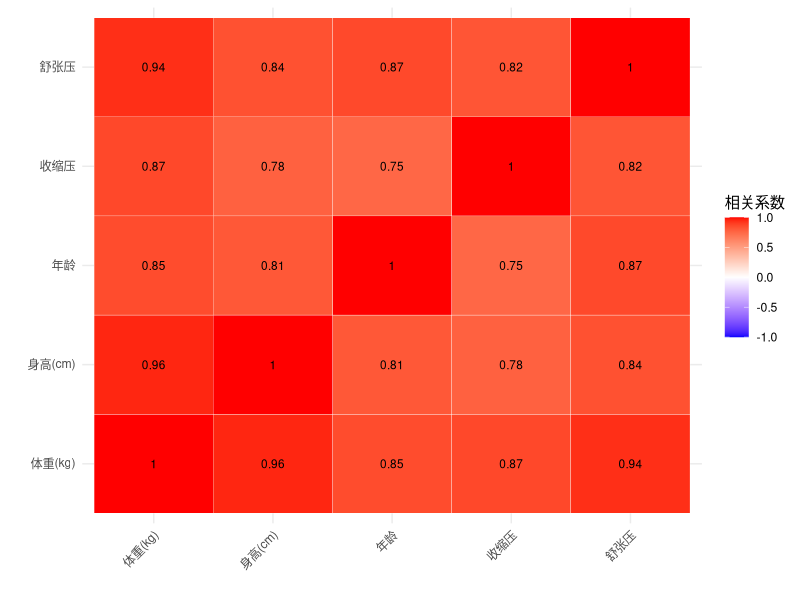
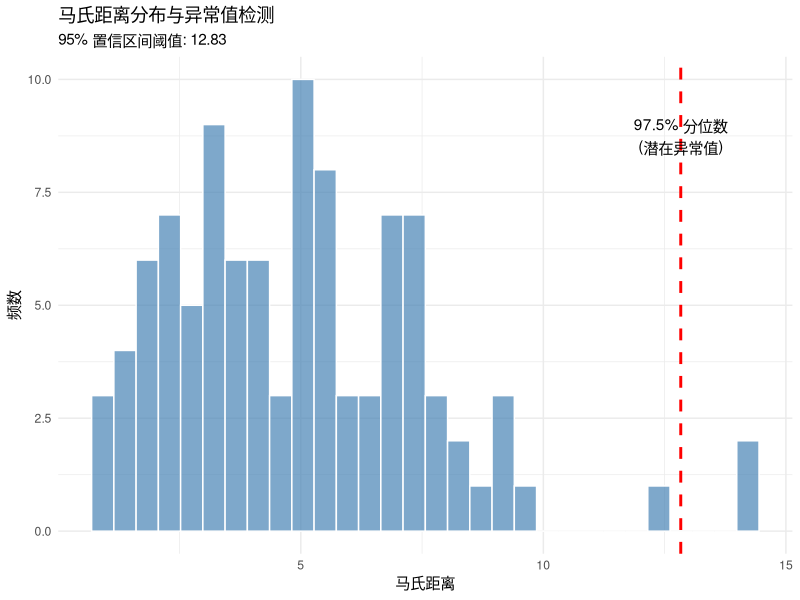
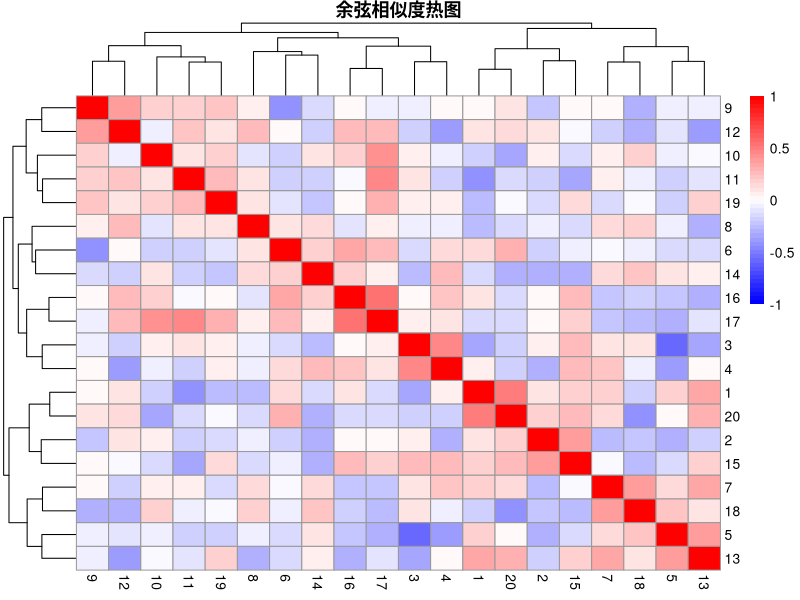
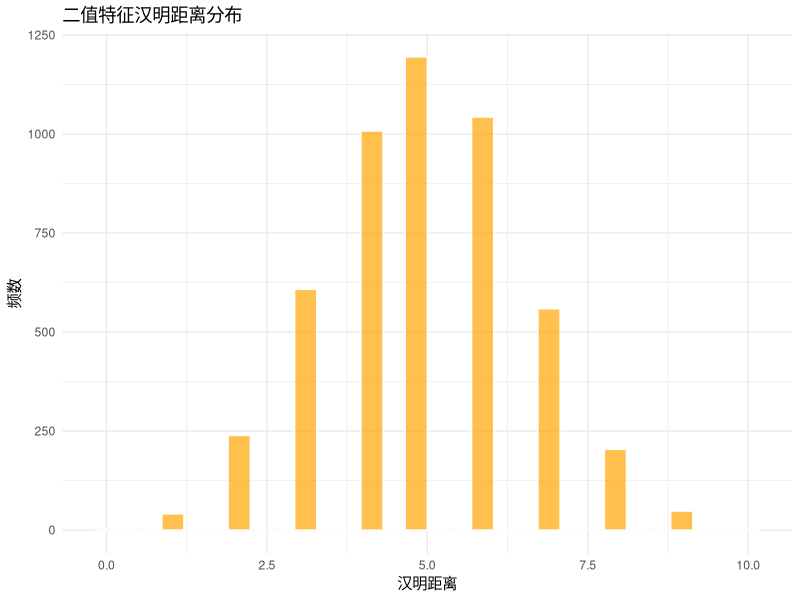
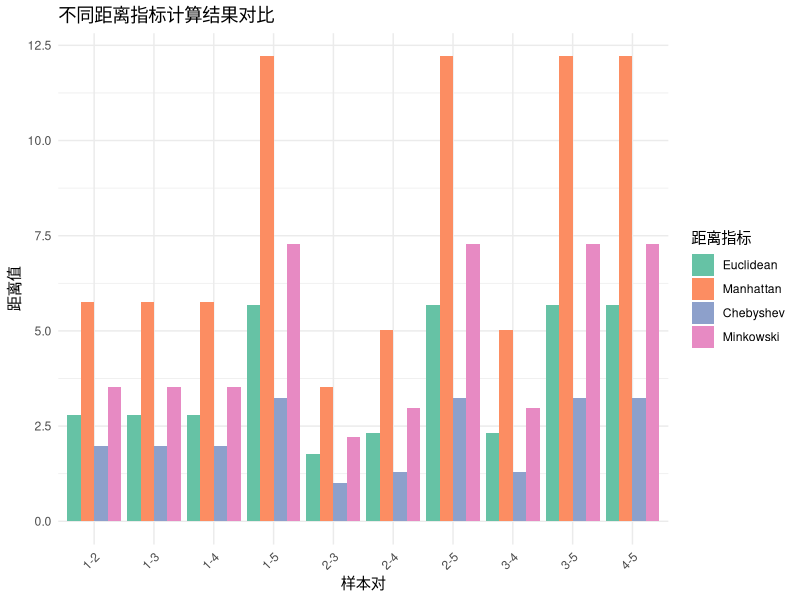
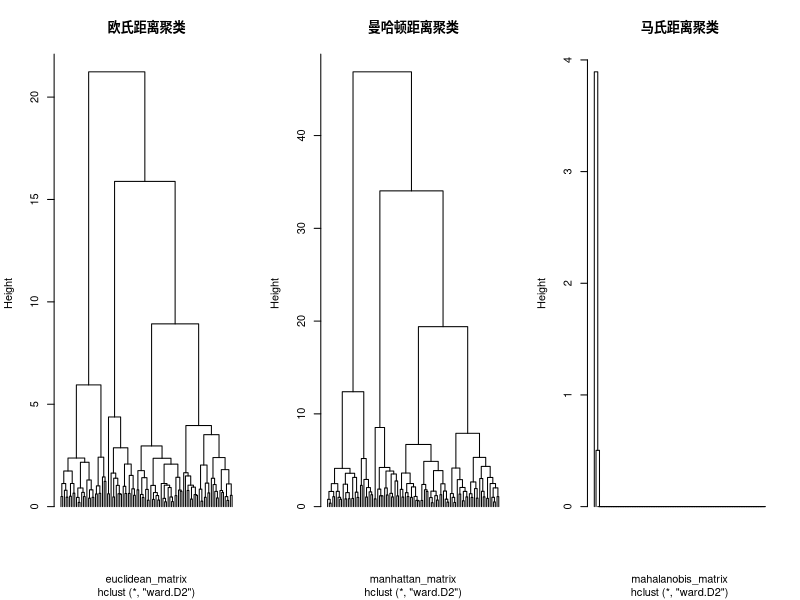

These figures' R source, in order:
## ---- chunk 1
knitr::opts_chunk$set(
  echo = TRUE,
  warning = FALSE,
  message = FALSE,
  fig.width = 10,
  fig.height = 7,
  fig.retina = 2,
  out.width = "100%",
  dpi = 150
)
set.seed(2026)
## ---- chunk 2
knitr::kable(data.frame(
  `距离指标` = c("欧氏距离", "曼哈顿距离", "马氏距离", "余弦相似度", "汉明距离"),
  `数据类型` = c("连续型", "连续型/有序", "连续型", "连续型/离散", "离散型/二值"),
  `量纲要求` = c("需标准化", "建议标准化", "自动标准化", "不需标准化", "无"),
  `相关性考虑` = c("否", "否", "是", "否", "否"),
  `异常值敏感度` = c("高", "中", "低", "中", "低"),
  `计算复杂度` = c("O(d)", "O(d)", "O(d²)", "O(d)", "O(d)")
), caption = "距离指标假设与特性对比")
## ---- chunk 3
# 设置随机种子
set.seed(2026)

# 1. 基础数据：连续型变量
n <- 100  # 样本量
d <- 5    # 维度

# 生成具有相关性的多元正态数据
library(MASS)
mu <- c(50, 165, 70, 120, 80)  # 均值向量
Sigma <- matrix(c(
  10,  15,   8,   5,   6,
  15,  25,  12,   7,   8,
   8,  12,   9,   4,   5,
   5,   7,   4,   3,   3,
   6,   8,   5,   3,   4
), nrow = 5, byrow = TRUE)

# 添加一些噪声确保正定性
Sigma <- Sigma + diag(0.1, 5)

data_continuous <- mvrnorm(n, mu, Sigma)
colnames(data_continuous) <- c("体重(kg)", "身高(cm)", "年龄", "收缩压", "舒张压")

# 2. 标准化数据（用于距离计算）
data_scaled <- scale(data_continuous)

# 3. 添加类别标签
data_scaled <- as.data.frame(data_scaled)
data_scaled$group <- sample(c("A", "B", "C"), n, replace = TRUE)

# 4. 创建二值数据（用于汉明/Jaccard距离）
binary_data <- matrix(sample(0:1, n * 10, replace = TRUE), n, 10)
colnames(binary_data) <- paste0("Feature_", 1:10)

# 5. 创建文本向量（用于余弦相似度）
text_vectors <- matrix(rnorm(n * 20), n, 20)
colnames(text_vectors) <- paste0("Word_", 1:20)

# 显示前几行
head(data_scaled)
## ---- chunk 4
# 查看数据结构
str(data_scaled)

# 查看各变量分布
summary(data_scaled[, 1:5])

# 检查变量相关性
cor_matrix <- cor(data_scaled[, 1:5])
round(cor_matrix, 2)
## ---- chunk 5
# 可视化相关性
library(ggplot2)
library(reshape2)

cor_melt <- melt(cor_matrix)
ggplot(cor_melt, aes(x = Var1, y = Var2, fill = value)) +
  geom_tile(color = "white") +
  geom_text(aes(label = round(value, 2)), size = 3) +
  scale_fill_gradient2(low = "blue", high = "red", mid = "white",
                       midpoint = 0, limit = c(-1, 1)) +
  theme_minimal() +
  labs(x = "", y = "", fill = "相关系数") +
  theme(axis.text.x = element_text(angle = 45, hjust = 1))
## ---- chunk 6
# 选择两个样本点
point_a <- as.numeric(data_scaled[1, 1:5])
point_b <- as.numeric(data_scaled[2, 1:5])

cat("点A:", round(point_a, 3), "\n")
cat("点B:", round(point_b, 3), "\n\n")

# 1. 欧氏距离
euclidean_dist <- sqrt(sum((point_a - point_b)^2))
cat("1. 欧氏距离:", round(euclidean_dist, 4), "\n")

# 2. 曼哈顿距离
manhattan_dist <- sum(abs(point_a - point_b))
cat("2. 曼哈顿距离:", round(manhattan_dist, 4), "\n")

# 3. 切比雪夫距离
chebyshev_dist <- max(abs(point_a - point_b))
cat("3. 切比雪夫距离:", round(chebyshev_dist, 4), "\n")

# 4. 闵可夫斯基距离（p=1.5）
minkowski_dist <- sum(abs(point_a - point_b)^1.5)^(1/1.5)
cat("4. 闵可夫斯基距离(p=1.5):", round(minkowski_dist, 4), "\n")

# 5. 马氏距离
S <- cov(data_scaled[, 1:5])
mahalanobis_dist <- sqrt(as.numeric(t(point_a - point_b) %*% solve(S) %*% (point_a - point_b)))
cat("5. 马氏距离:", round(mahalanobis_dist, 4), "\n")

# 6. 余弦相似度（转换为距离）
cosine_sim <- sum(point_a * point_b) / (sqrt(sum(point_a^2)) * sqrt(sum(point_b^2)))
cosine_dist <- 1 - cosine_sim
cat("6. 余弦距离(1-相似度):", round(cosine_dist, 4), "\n")
cat("   余弦相似度:", round(cosine_sim, 4), "\n")

# 7. 相关距离
cor_dist <- 1 - cor(point_a, point_b)
cat("7. 相关距离:", round(cor_dist, 4), "\n")
## ---- chunk 7
# 创建数据矩阵
data_matrix <- as.matrix(data_scaled[, 1:5])

# 1. 使用 stats 包计算欧氏距离
euclidean_matrix <- dist(data_matrix, method = "euclidean")

# 2. 计算曼哈顿距离
manhattan_matrix <- dist(data_matrix, method = "manhattan")

# 3. 计算最大距离（切比雪夫）
maximum_matrix <- dist(data_matrix, method = "maximum")

# 4. 计算闵可夫斯基距离（p=1.5）
minkowski_matrix <- dist(data_matrix, method = "minkowski", p = 1.5)

# 查看距离矩阵（前10×10）
round(as.matrix(euclidean_matrix)[1:10, 1:10], 2)
## ---- chunk 8
# 计算每个点到中心的马氏距离
data_center <- colMeans(data_matrix)
mahalanobis_all <- mahalanobis(data_matrix, data_center, cov(data_matrix))

# 按马氏距离排序
mahalanobis_df <- data.frame(
  Index = 1:n,
  Mahalanobis_Distance = mahalanobis_all,
  Group = data_scaled$group
)
mahalanobis_df <- mahalanobis_df[order(mahalanobis_df$Mahalanobis_Distance, decreasing = TRUE), ]

# 显示马氏距离最大的5个点
head(mahalanobis_df, 5)
## ---- chunk 9
# 可视化马氏距离分布
ggplot(mahalanobis_df, aes(x = Mahalanobis_Distance)) +
  geom_histogram(bins = 30, fill = "steelblue", color = "white", alpha = 0.7) +
  geom_vline(xintercept = qchisq(0.975, df = 5), color = "red", linetype = "dashed",
             size = 1) +
  annotate("text", x = qchisq(0.975, df = 5), y = 8,
           label = "97.5% 分位数\n(潜在异常值)", hjust = 0.5, vjust = -0.5) +
  theme_minimal() +
  labs(x = "马氏距离", y = "频数",
       title = "马氏距离分布与异常值检测",
       subtitle = paste("95% 置信区间阈值:", round(qchisq(0.975, df = 5), 2)))
## ---- chunk 10
# 计算所有文本向量之间的余弦相似度
cosine_matrix <- matrix(0, n, n)
rownames(cosine_matrix) <- colnames(cosine_matrix) <- 1:n

for (i in 1:n) {
  for (j in i:n) {
    sim <- sum(text_vectors[i, ] * text_vectors[j, ]) /
           (sqrt(sum(text_vectors[i, ]^2)) * sqrt(sum(text_vectors[j, ]^2)))
    cosine_matrix[i, j] <- cosine_matrix[j, i] <- sim
  }
}

# 转换为距离
cosine_distance_matrix <- 1 - cosine_matrix

# 显示部分相似度矩阵
round(cosine_matrix[1:5, 1:5], 3)
## ---- chunk 11
# 可视化余弦相似度
library(pheatmap)

# 选择前20个样本
cosine_subset <- cosine_matrix[1:20, 1:20]

# 使用pheatmap绘制
pheatmap(cosine_subset,
         display_numbers = FALSE,
         color = colorRampPalette(c("blue", "white", "red"))(50),
         breaks = seq(-1, 1, length.out = 51),
         main = "余弦相似度热图",
         cluster_rows = TRUE,
         cluster_cols = TRUE)
## ---- chunk 12
# 计算二值数据的汉明距离
hamming_matrix <- dist(binary_data, method = "manhattan")

# 查看汉明距离矩阵
round(as.matrix(hamming_matrix)[1:10, 1:10], 0)
## ---- chunk 13
# 可视化汉明距离分布
hamming_values <- as.vector(hamming_matrix)
ggplot(data.frame(Hamming = hamming_values), aes(x = Hamming)) +
  geom_histogram(bins = 30, fill = "orange", color = "white", alpha = 0.7) +
  theme_minimal() +
  labs(x = "汉明距离", y = "频数", title = "二值特征汉明距离分布")
## ---- chunk 14
# 使用 proxy 包计算 Jaccard 距离（如果已安装）
if (!require("proxy")) install.packages("proxy")
library(proxy)

# 将二值数据转换为逻辑矩阵
binary_logical <- binary_data == 1

# 计算 Jaccard 距离
jaccard_matrix <- proxy::dist(binary_logical, method = "Jaccard")

# 查看部分矩阵
round(as.matrix(jaccard_matrix)[1:10, 1:10], 3)
## ---- chunk 15
# 比较不同距离指标下前5个点之间的距离
points_to_compare <- 1:5

comparison_df <- data.frame(
  Pair = character(),
  Euclidean = numeric(),
  Manhattan = numeric(),
  Chebyshev = numeric(),
  Minkowski = numeric(),
  stringsAsFactors = FALSE
)

for (i in points_to_compare) {
  for (j in points_to_compare) {
    if (i < j) {
      comparison_df <- rbind(comparison_df, data.frame(
        Pair = paste0(i, "-", j),
        Euclidean = euclidean_matrix[cbind(i, j)],
        Manhattan = manhattan_matrix[cbind(i, j)],
        Chebyshev = maximum_matrix[cbind(i, j)],
        Minkowski = minkowski_matrix[cbind(i, j)]
      ))
    }
  }
}

print(comparison_df)
## ---- chunk 16
# 可视化不同距离指标的差异
comparison_melt <- melt(comparison_df, id.vars = "Pair")

ggplot(comparison_melt, aes(x = Pair, y = value, fill = variable)) +
  geom_bar(stat = "identity", position = "dodge") +
  scale_fill_brewer(palette = "Set2") +
  theme_minimal() +
  labs(x = "样本对", y = "距离值", fill = "距离指标",
       title = "不同距离指标计算结果对比") +
  theme(axis.text.x = element_text(angle = 45, hjust = 1))
## ---- chunk 17
# 使用不同距离进行层次聚类

# 1. 基于欧氏距离的聚类
hclust_euclidean <- hclust(euclidean_matrix, method = "ward.D2")

# 2. 基于曼哈顿距离的聚类
hclust_manhattan <- hclust(manhattan_matrix, method = "ward.D2")

# 3. 基于马氏距离的聚类（需要手动计算）
mahalanobis_matrix <- as.dist(matrix(0, n, n))
for (i in 1:(n-1)) {
  for (j in (i+1):n) {
    d <- mahalanobis(data_matrix[i, ], data_matrix[j, ], cov(data_matrix))
    mahalanobis_matrix[cbind(i, j)] <- sqrt(d)
  }
}
hclust_mahalanobis <- hclust(mahalanobis_matrix, method = "ward.D2")

# 绘制聚类树
par(mfrow = c(1, 3))

plot(hclust_euclidean, main = "欧氏距离聚类", labels = FALSE, hang = -1)
plot(hclust_manhattan, main = "曼哈顿距离聚类", labels = FALSE, hang = -1)
plot(hclust_mahalanobis, main = "马氏距离聚类", labels = FALSE, hang = -1)

par(mfrow = c(1, 1))
## ---- chunk 18
# 创建训练集和测试集
set.seed(2026)
train_idx <- sample(1:n, size = 80)
test_idx <- setdiff(1:n, train_idx)

train_data <- data_scaled[train_idx, ]
test_data <- data_scaled[test_idx, ]

# 使用 class 包的 KNN
if (!require("class")) install.packages("class")
library(class)

# 预测（k=3）
k <- 3
knn_pred <- knn(train = train_data[, 1:5],
                test = test_data[, 1:5],
                cl = train_data$group,
                k = k)

# 计算准确率
accuracy <- mean(knn_pred == test_data$group)
cat("KNN 分类准确率 (k=", k, "):", round(accuracy * 100, 2), "%\n")

# 混淆矩阵
confusion_matrix <- table(Predicted = knn_pred, Actual = test_data$group)
print(confusion_matrix)
## ---- chunk 19
knitr::kable(data.frame(
  `距离指标` = c("欧氏", "曼哈顿", "马氏", "余弦", "汉明", "Jaccard"),
  `R函数` = c("dist(x, 'euclidean')", "dist(x, 'manhattan')",
              "mahalanobis()", "自定义", "dist(x, 'manhattan')", "proxy::dist(x, 'Jaccard')"),
  `适用场景` = c("通用连续数据", "存在异常值", "相关变量", "文本/向量", "二值数据", "集合数据"),
  `计算复杂度` = c("O(d)", "O(d)", "O(d²)", "O(d)", "O(d)", "O(d)"),
  `是否需标准化` = c("是", "是", "否", "否", "否", "否")
), caption = "距离指标速查表")
